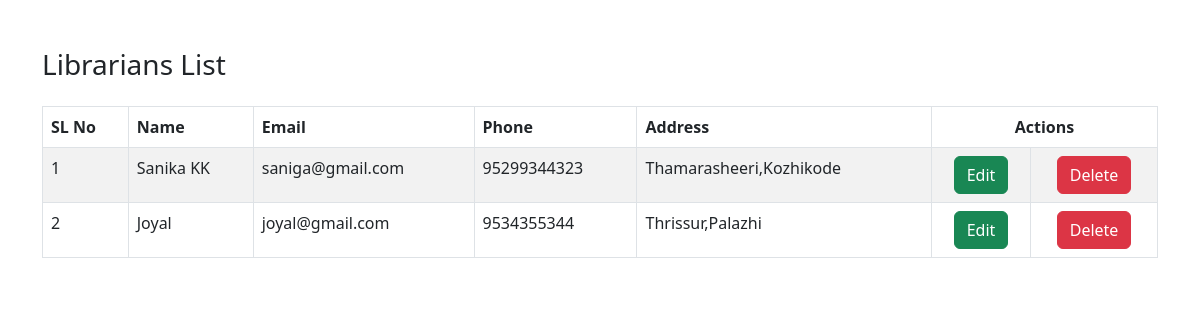
Screenshot of /accounts/librarian_list/ (signed in) with the database file from the repository.
### accounts/models.py (models this page shows, shortened)
class User(AbstractBaseUser, PermissionsMixin):
    full_name = models.CharField(max_length=255)
    email = models.EmailField(unique=True)
    phone_number = models.CharField(
        max_length=15,
        unique=True,
        validators=[RegexValidator(r'^\+?\d{10,15}$')]
    )
    address = models.CharField(max_length=255, blank=True, null=True)
    is_admin = models.BooleanField(default=False)
    is_staff = models.BooleanField(default=False)  # Used for admin panel access
    is_active = models.BooleanField(default=True)  # Used to deactivate users
    is_office_staff = models.BooleanField(default=False)
    is_librarian = models.BooleanField(default=False)
    USERNAME_FIELD = 'email'
    REQUIRED_FIELDS = ['full_name', 'phone_number']
    objects = UserManager()

### accounts/views.py (the view)
# urls.py: path('librarian_list/', LibrarianListAPIView.as_view(), name='librarian_list'),
class LibrarianListAPIView(AdminRequiredMixin,APIView):
    def get(self, request, *args, **kwargs):
        librarians = User.objects.filter(is_librarian=True)
        serializer = LibrarianSerializer(librarians, many=True)
        return render(request, 'admin/librarian_list.html', {'datas': serializer.data})

### accounts/permissions.py (called while the page is built)
    def dispatch(self, request, *args, **kwargs):
        if not (request.user.is_authenticated and request.user.is_admin):
            messages.error(request, "You do not have permission to view this page.")
            return HttpResponse(
                """<script>alert("Please log in to access this page.");window.location.href = "/accounts/login";</script>""",
                content_type="text/html"
            )
        return super().dispatch(request, *args, **kwargs)

### accounts/templates/admin/librarian_list.html (shortened to what this page needs)
<!DOCTYPE html>
<html lang="en">
<head>
    <link href="https://cdn.jsdelivr.net/npm/bootstrap@5.3.0-alpha1/dist/css/bootstrap.min.css" rel="stylesheet">
</head>
<body>
    <div class="container mt-5">
        <h3 class="mb-4">Librarians List</h3>
        {% if datas %}
        <table class="table table-striped table-bordered">
            <thead>
                <tr>
                    <th>SL No</th>
                    <th>Name</th>
                    <th>Email</th>
                    <th>Phone</th>
                    <th>Address</th>
                    <th colspan="2" class="text-center">Actions</th>
                </tr>
            </thead>
            <tbody>
                {% for data in datas %}
                <tr>
                    <td>{{ forloop.counter }}</td>
                    <td>{{ data.full_name }}</td>
                    <td>{{ data.email }}</td>
                    <td>{{ data.phone_number }}</td>
                    <td>{{ data.address }}</td>
                    <td class="text-center">
                        <form action="{% url 'edit_librarian' %}" method="POST">
                            <button type="submit" class="btn btn-success">Edit</button>
                        </form>
                    </td>
                    <td class="text-center">
                        <form action="{% url 'delete_librarian' %}" method="POST" onsubmit="return confirmDelete()">
                            <button type="submit" class="btn btn-danger">Delete</button>
                        </form>
                    </td>
                </tr>
                {% endfor %}
            </tbody>
        </table>
        {% else %}
        <p>No data found.</p>
        {% endif %}
    </div>
</body>
</html>

### rows the page displays
User: full_name "Sanika KK", email "saniga@gmail.com", phone_number "95299344323", address "Thamarasheeri,Kozhikode"
User: full_name "Joyal", email "joyal@gmail.com", phone_number "9534355344", address "Thrissur,Palazhi"
